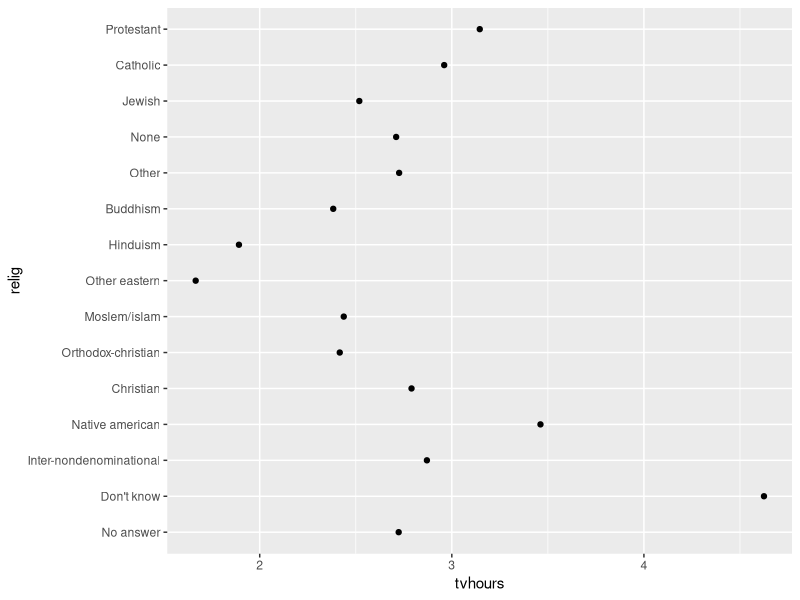
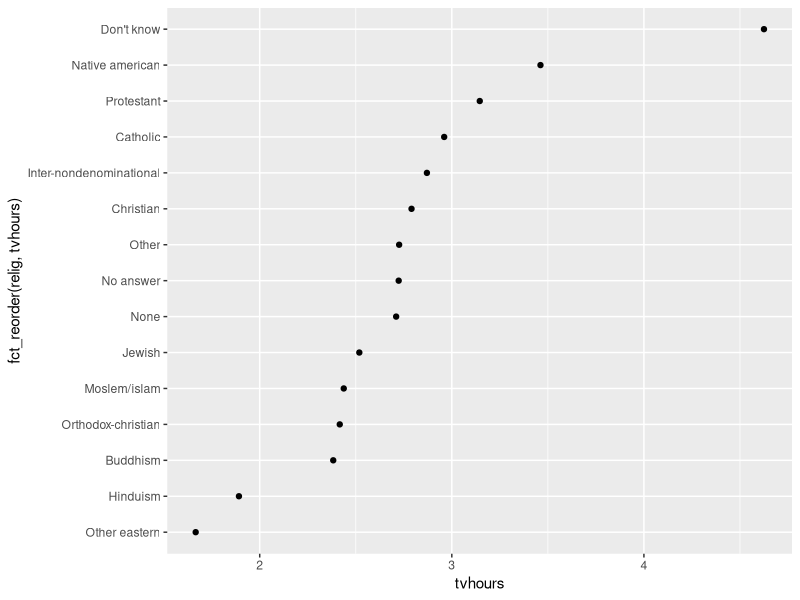
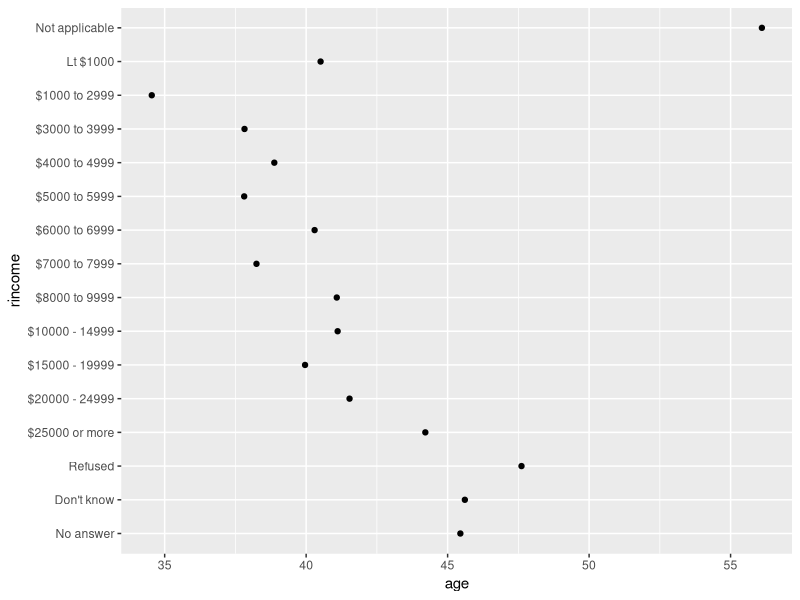
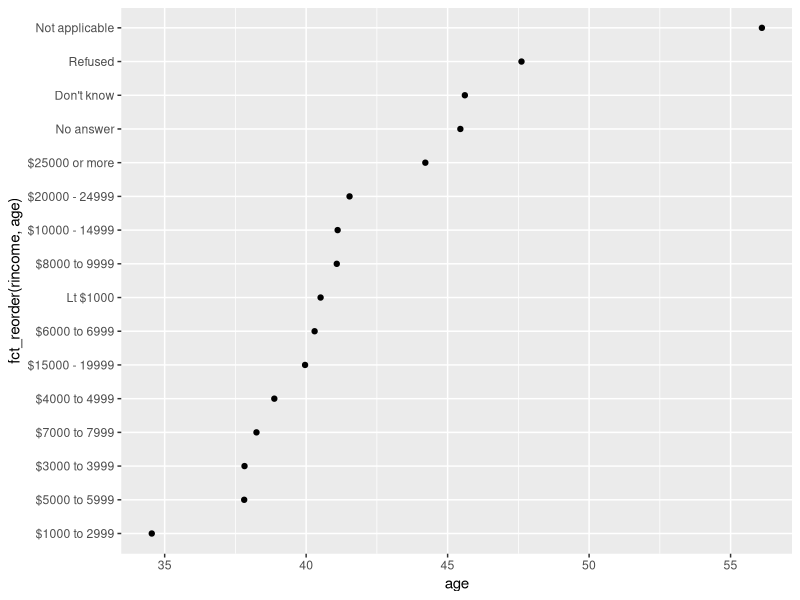
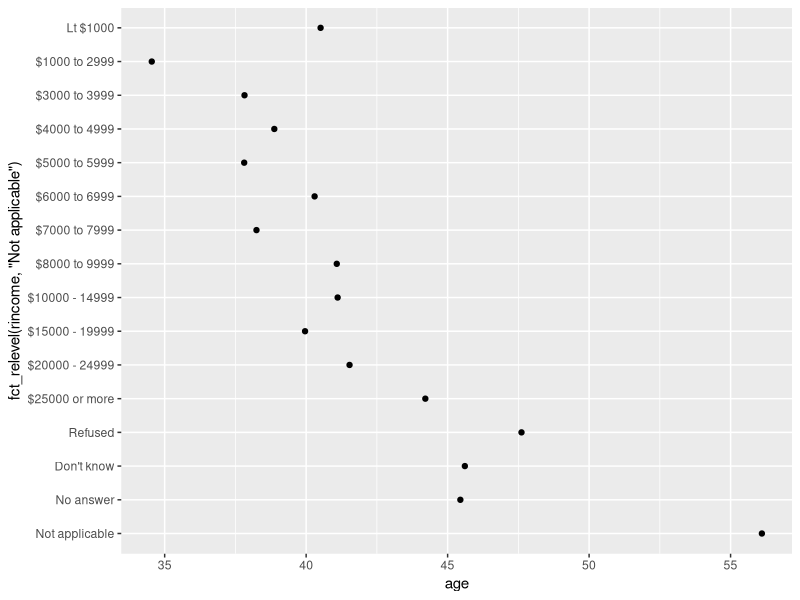

Here is the R script that generated these plots, in order:
###########################################################################
#                                                                         #
#                               forcats                                   #
#                   En esta sección se hablara de como                    #
#                           trabajar con factores                         #
#                                                                         #
###########################################################################

library(tidyverse)

# fct_reorder -------------------------------------------------------------
relig_summary <- gss_cat %>%
  group_by(relig) %>%
  summarise(
    age = mean(age, na.rm = TRUE),
    tvhours = mean(tvhours, na.rm = TRUE),
    n = n()
  )

ggplot(relig_summary, aes(tvhours, relig)) + geom_point()
ggplot(relig_summary, aes(tvhours, fct_reorder(relig,tvhours))) + geom_point()

# fct_relevel -------------------------------------------------------------
rincome_summary <- gss_cat %>%
  group_by(rincome) %>%
  summarise(
    age = mean(age, na.rm = TRUE),
    tvhours = mean(tvhours, na.rm = TRUE),
    n = n()
  )

ggplot(rincome_summary, aes(age, rincome)) + geom_point()
ggplot(rincome_summary, aes(age, fct_reorder(rincome, age))) + geom_point()
ggplot(rincome_summary, aes(age, fct_relevel(rincome, "Not applicable"))) +
  geom_point()

# fct_recode --------------------------------------------------------------
gss_cat %>% 
  count(partyid)

gss_cat %>%
  mutate(partyid = fct_recode(partyid,
                              "Republican, strong"    = "Strong republican",
                              "Republican, weak"      = "Not str republican",
                              "Independent, near rep" = "Ind,near rep",
                              "Independent, near dem" = "Ind,near dem",
                              "Democrat, weak"        = "Not str democrat",
                              "Democrat, strong"      = "Strong democrat"
  )) %>%
  count(partyid)

# fct_collapse ------------------------------------------------------------
gss_cat %>% 
  count(partyid)

gss_cat %>%
  mutate(partyid = fct_collapse(partyid,
                                other = c("No answer", "Don't know", "Other party"),
                                rep = c("Strong republican", "Not str republican"),
                                ind = c("Ind,near rep", "Independent", "Ind,near dem"),
                                dem = c("Not str democrat", "Strong democrat")
  )) %>%
  count(partyid)

# fct_lump ----------------------------------------------------------------
gss_cat %>% 
  count(relig)

gss_cat %>%
  mutate(relig = fct_lump(relig,n = 1)) %>%
  count(relig)


